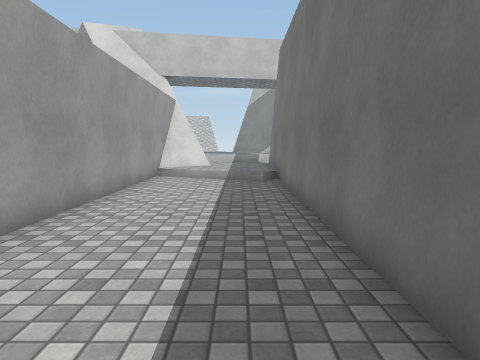
View 1 (above)

14 first-person views from a walk through a 3-D level made in the Unity game engine. The camera is 1.3 m above the floor, tilts 6° down and sees 70° across. The floor is counted in squares, 1 m on a side. Each view is taken from the middle of a square. On the plan, view 1 faces up. The plan holds only what a view shows up to about 15 squares ahead; the rest is blank. The place goes on beyond the plan. Surface patterns are stand-ins for the level's own textures.

View 2
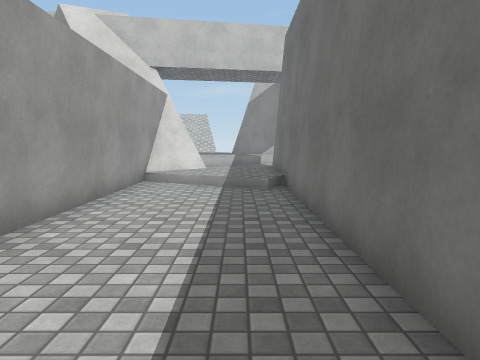

View 3
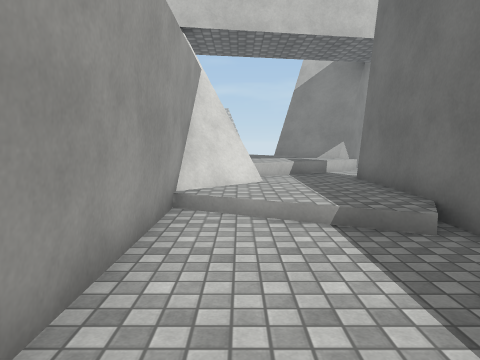

View 4
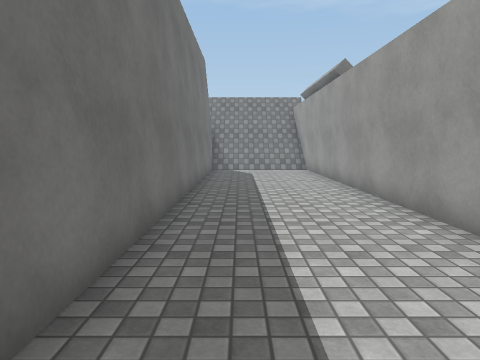

View 5
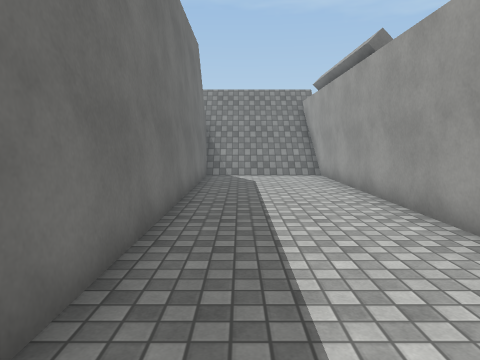

View 6
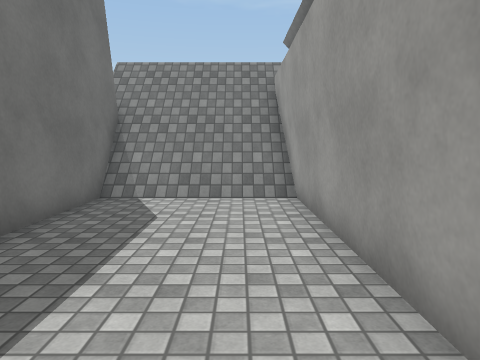

View 7
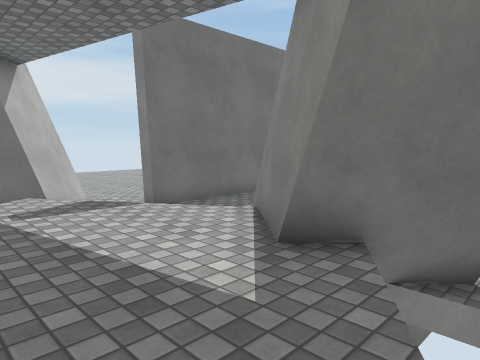

View 8
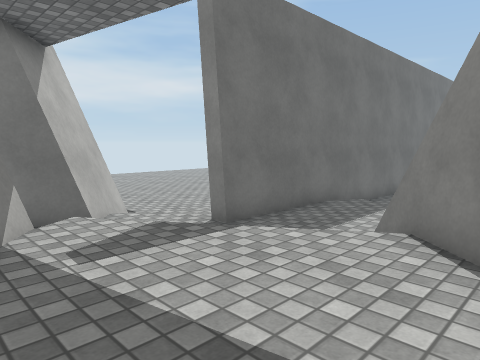

View 9
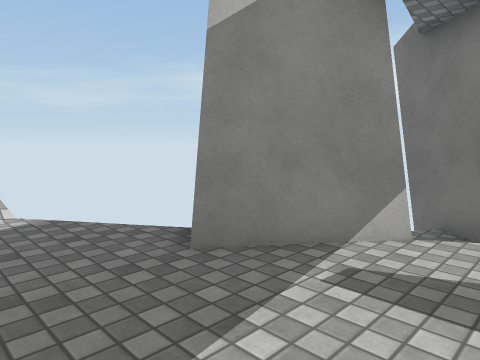

View 10
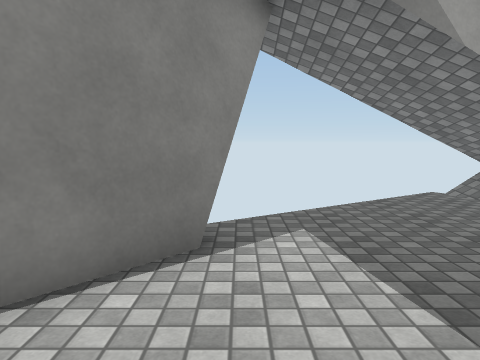

View 11
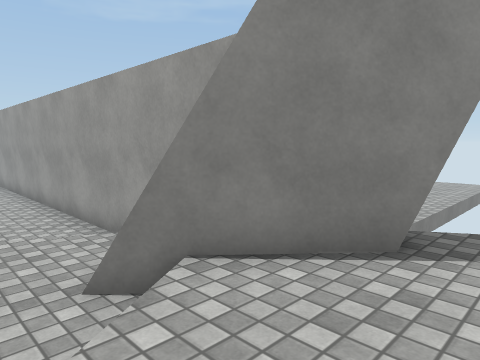

View 12
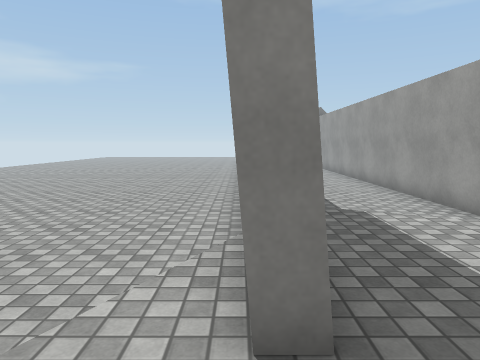

View 13
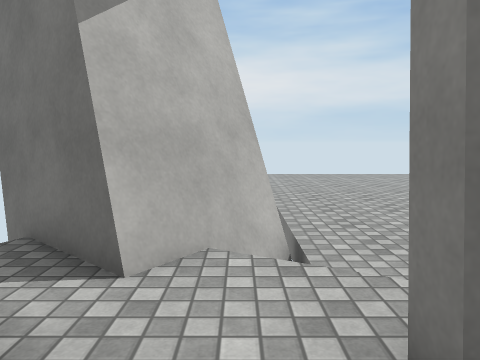

View 14
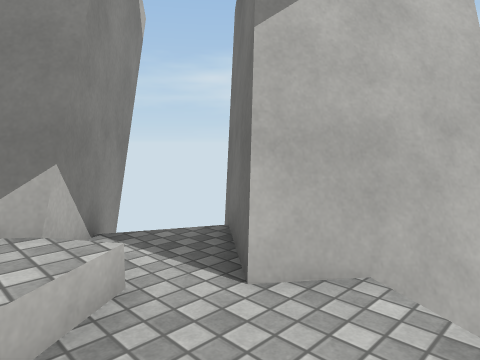

### Floor plan
Key: @ floor where view 1 was taken; # wall or solid block; . main floor; : floor 0.25 m higher than the main floor; + floor 0.75 m higher than the main floor; / step, stairs or slope; v drop or lower ground.
Columns run from 7 left of view 1 to 15 right of it. Each row starts with its distance up from view 1.
 22 +++++++#######
 21  +++++++/#::#
 20  +++++++//:##
 19   #+++++/:/##
 18  ###++//:::v##
 17  ####/:::#:vv#
 16  #  ##:::#/............
 15     #::::#.............
 14     #::::#.............
 13     #//::#.............
 12     #..//#.....    ....
 11     #....#......     ..
 10     #....#......
  9     #....#.......
  8     #....#........
  7     #....#........
  6     #....#.........
  5     #....#..........
  4     #....#..........
  3     #....#
  2     #....#
  1     #....#
  0     #..@.#
 -1     #....#
 -2     #....#
 -3     #....#
 -4     #....#
 -5     #....#
 -6     #....#
 -7     #....#
 -8     #....#
 -9     #....#
-10     #....#
-11     #////#
-12     #////#
-13      .....

Positions as (right, up) in squares from view 1, and headings:
1: (0, 0), facing up
2: (0, 2), facing up
3: (-2, 7), facing up
4: (0, 7), facing down
5: (0, 4), facing down
6: (-2, -2), facing down
7: (-7, 22), facing down-right
8: (-4, 22), facing down-right
9: (-3, 19), facing up-right
10: (0, 19), facing left
11: (0, 20), facing down-left
12: (2, 19), facing down
13: (0, 18), facing right
14: (1, 17), facing up-right
